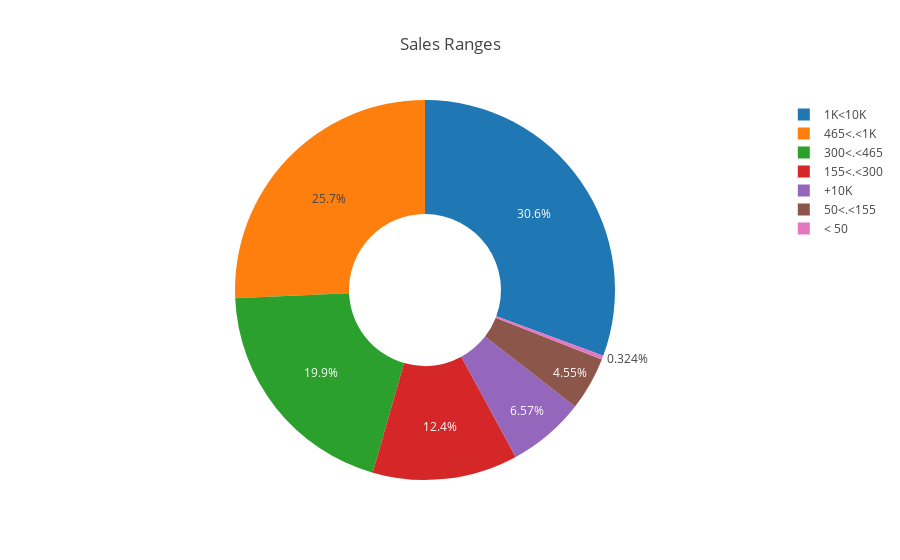

Notebook code for this chart:
### Code cell
pieChart = go.Pie(
                labels = temp['PriceGroups'].values,
                values = temp['ttlCashe'].values,
                hole = .4
                )
layout = go.Layout(
                dict(
                    title="Sales Ranges"
                    )
                )
data = [pieChart]
py.iplot(dict(data=data, layout = layout),filename='Pie-chart')

### Figure 1 — Plotly figure (JSON) as saved in the notebook; plotly's stock layout.template omitted (floating-point values rounded to 4 significant figures; data arrays with more than 128 entries replaced by an {"elided": "..."} marker saying what was removed)
{"data": [{"hole": 0.4, "labels": {"elided": "18398 str values"}, "type": "pie", "uid": "73ebe3ef-6cf0-406a-996a-42ada1819770", "values": {"elided": "18398 float values"}}], "layout": {"title": {"text": "Sales Ranges"}}}
